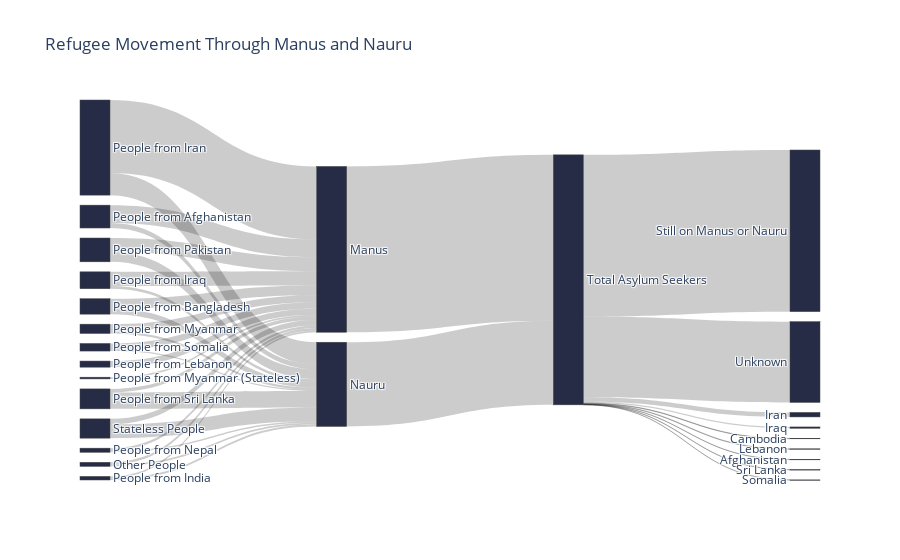

Here is the notebook cell this chart was saved with:
### Code cell
data_trace = go.Sankey(
    node = dict(
        pad = 10,
        thickness = 30,
        label = data['Node, Label'].dropna(),
        color = data['Color']
    ),
    link = dict(
        source = data['Source'],
        target = data['Target'],
        value = data['Value']
    )
)
layout = go.Layout(
    title = 'Refugee Movement Through Manus and Nauru'
)
fig = go.Figure(
    data = [data_trace],
    layout = layout
)
offline.iplot(fig)

### Figure 1 — Plotly figure (JSON) as saved in the notebook; plotly's stock layout.template omitted (floating-point values rounded to 4 significant figures)
{"data": [{"link": {"source": [0, 0, 1, 1, 2, 2, 3, 3, 4, 4, 5, 5, 6, 6, 7, 8, 9, 9, 10, 10, 11, 11, 12, 12, 13, 13, 14, 15, 16, 16, 16, 16, 16, 16, 16, 16, 16], "target": [14, 15, 14, 15, 14, 15, 14, 15, 14, 15, 14, 15, 14, 15, 14, 14, 14, 15, 14, 15, 14, 15, 14, 15, 14, 15, 16, 16, 17, 18, 19, 20, 21, 22, 23, 24, 25], "value": [548, 167, 135, 37, 105, 74, 106, 21, 74, 42, 53, 17, 48, 9, 46, 13, 27, 123, 41, 104, 19, 12, 18, 13, 13, 14, 1246, 633, 1215, 607, 34, 10, 4, 2, 4, 2, 1]}, "node": {"color": ["#262C46", "#262C46", "#262C46", "#262C46", "#262C46", "#262C46", "#262C46", "#262C46", "#262C46", "#262C46", "#262C46", "#262C46", "#262C46", "#262C46", "#262C46", "#262C46", "#262C46", "#262C46", "#262C46", "#262C46", "#262C46", "#262C46", "#262C46", "#262C46", "#262C46", "#262C46", "#262C46", "#262C46", "#262C46", "#262C46", "#262C46", "#262C46", "#262C46", "#262C46", "#262C46", "#262C46", "#262C46"], "label": ["People from Iran", "People from Afghanistan", "People from Pakistan", "People from Iraq", "People from Bangladesh", "People from Myanmar", "People from Somalia", "People from Lebanon", "People from Myanmar (Stateless)", "People from Sri Lanka", "Stateless People", "People from Nepal", "Other People", "People from India", "Manus", "Nauru", "Total Asylum Seekers", "Still on Manus or Nauru", "Unknown", "Iran", "Iraq", "Cambodia", "Afghanistan", "Lebanon", "Sri Lanka", "Somalia"], "pad": 10, "thickness": 30}, "type": "sankey"}], "layout": {"title": {"text": "Refugee Movement Through Manus and Nauru"}}}
